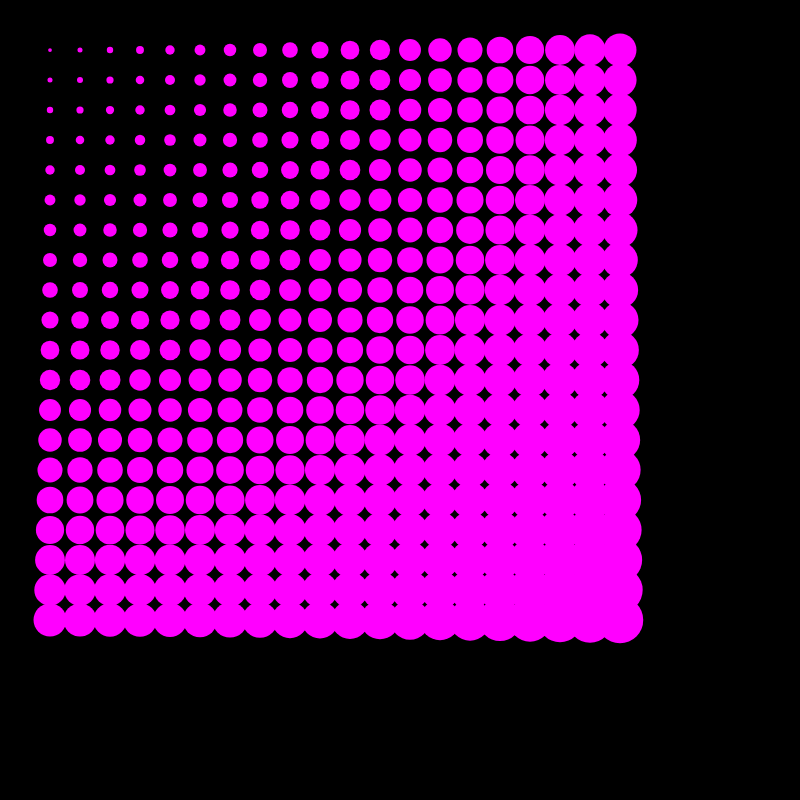
Frame 1 (no input)
Frame 60 (no input): identical to frame 1, image omitted
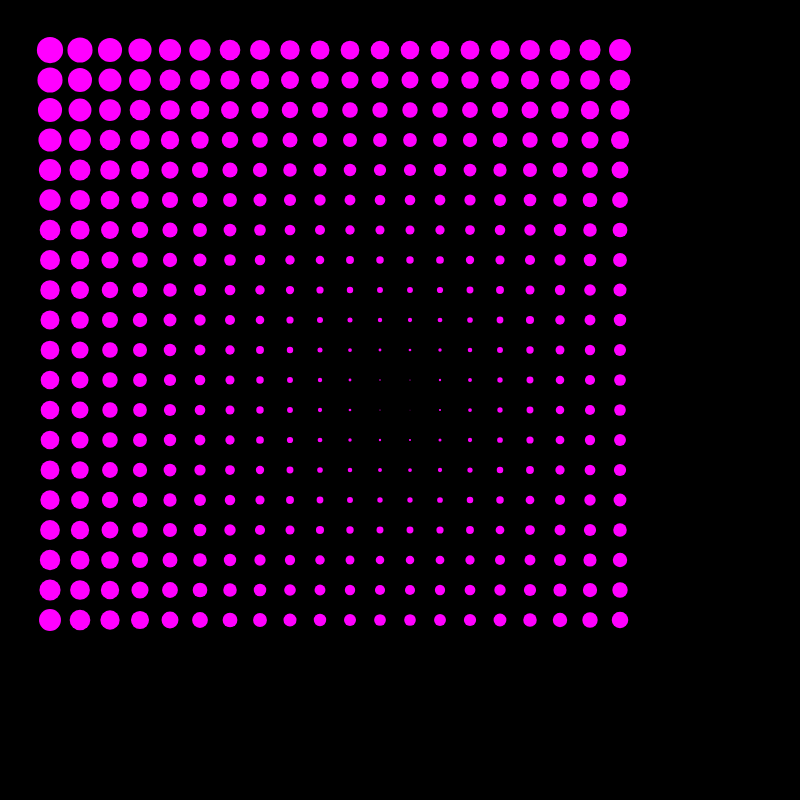
Frame 120 (the mouse pressed at the canvas centre since frame 60)

The p5.js sketch that drew these frames (run headless with seeded random() and noise() and a simulated clock; from frame 60 on, the mouse is pressed at the canvas centre):

// p5.js sketch
// ── sketch.js

var maxDist;
function setup() 
{
    createCanvas(800,800);
    maxDist = dist(0, 0, width/2, height/2 );
    console.log(maxDist);
}
function draw() 
{
    // noLoop();

    background(0);
    fill(255,0,255);
    noStroke();
// noLoop()
//     for(var j = 0; j < 20; j ++)
//     {
//         for(var i = 0; i < 20; i++)
//         {
// //            var w = i + 1;
// //            var h = j + 1;
//             var r = dist(mouseX,mouseY,50 + i * 30,50 + j * 30)/dist(50,50,20*30,20*30);
//             var offset = random(0,1) * r * 20;
//             ellipse(
//             50 + i * 30 + offset,
//             50 + j * 30 + offset,
//             r*30,r*30
//             );
//         }
//     }

    for(var j = 0; j < 20; j ++)
    {
        for(var i = 0; i < 20; i++)
        {
            
            // var offset = 30;
            // var d = dist(width/2, height/2, 50 + i * 30, 50 + j * 30);
            var d = dist(mouseX, mouseY, 50 + i * 30, 50 + j * 30); // Distnace Field 

            var r = d/maxDist;

            ellipse(
            50 + i * 30 ,
            50 + j * 30 ,
            r*30,r*30
            );
        }
    }


    // for ( var j= 0 ; j < 20; j++) // rows
    // {
    //     for(var i = 20; i > 0; i--) // columns
    //     {
    //         // ellipse(50 + i *30, 50 + j *30 , j*2, j*2);
    //         fill(100+mouseY,255-mouseX,100+mouseX)
    //         // ellipse(50 + i *30, 50 + j *30 , j, j);
    //          ellipse(50 + i *30, 50 + j *30 , j+mouseX/50, j+mouseX/40);
    //          ellipse(50 + i *30, 50 + j *30 , j+mouseY/40, j+mouseY/40);


    //         // fill('cyan');
    //         // ellipse(50 + i *30, 50 + j *30 , i+mouseX/40, i+mouseX/40);
    //         // // ellipse(50 + i *30, 50 + j *30 , j, j);



    //     }
    // }

 
}
